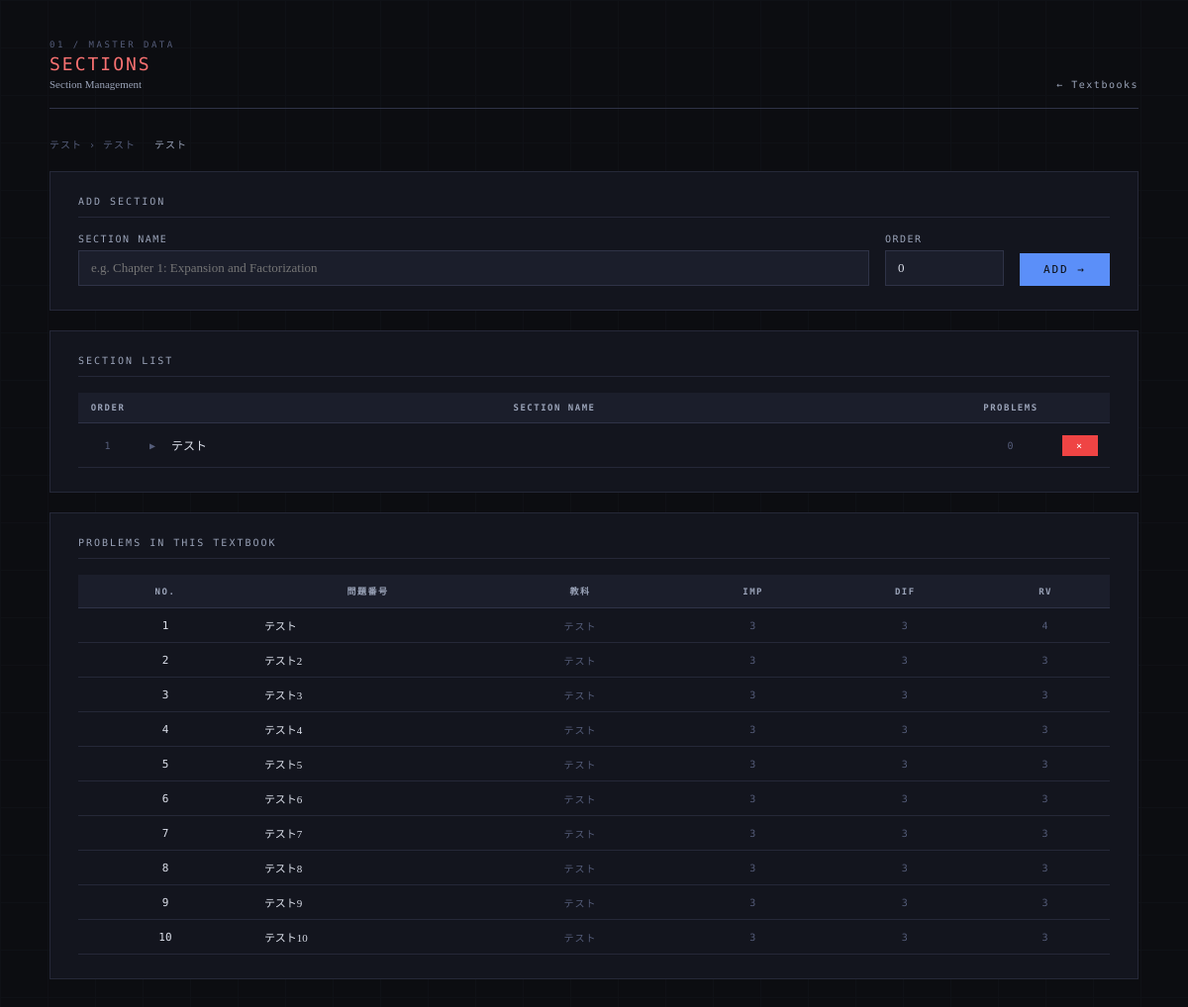
/textbooks/21/sections, run on an earlier commit of the app's database.
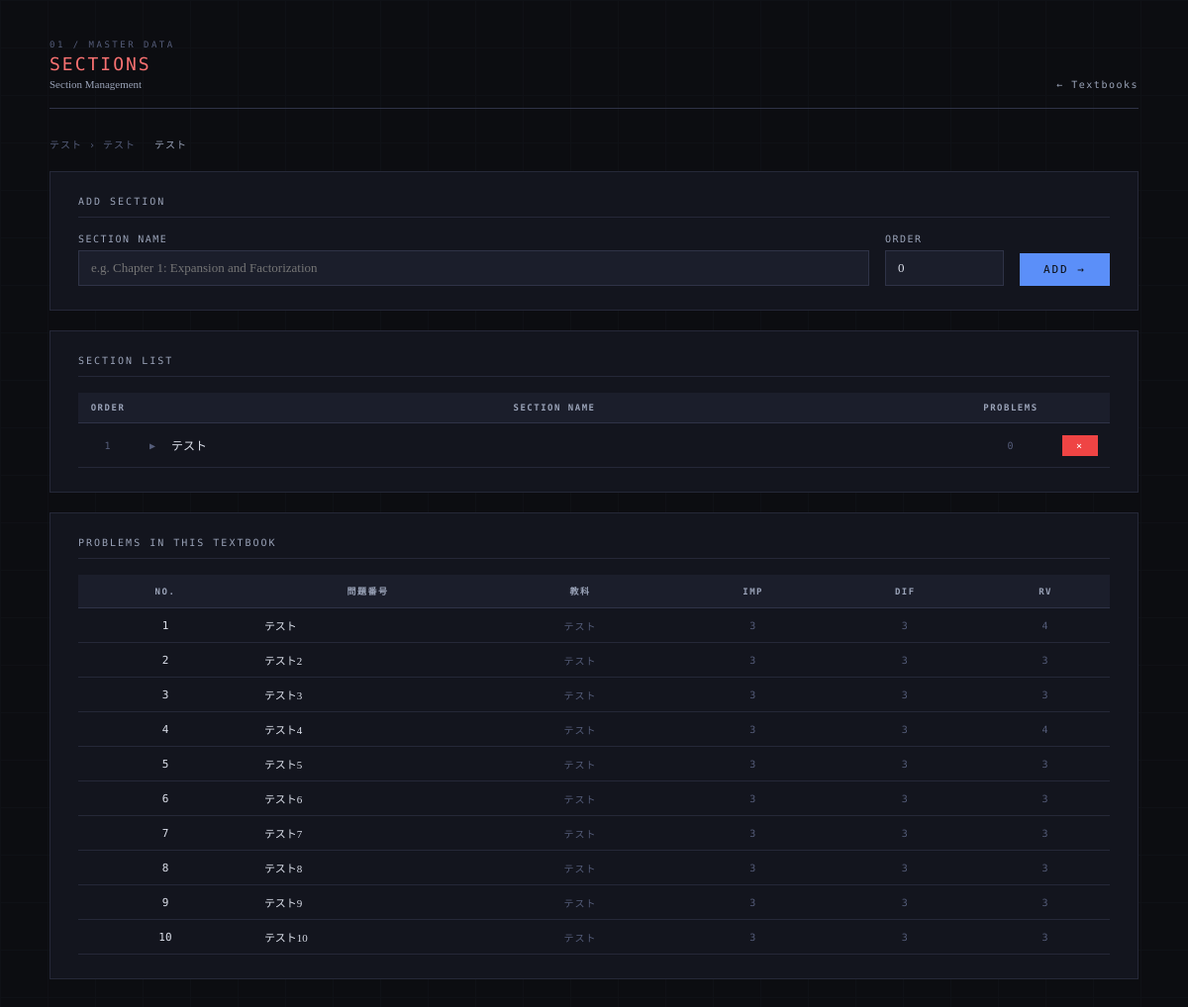
And on a later commit of the database.
### tables this page shows
CREATE TABLE problems (
            problem_id INTEGER PRIMARY KEY AUTOINCREMENT,
            subject TEXT NOT NULL,
            textbook TEXT NOT NULL,
            problem_number TEXT NOT NULL,
            importance TEXT NOT NULL,
            type TEXT NOT NULL
        , instruction TEXT, difficulty INTEGER DEFAULT 3, review_value INTEGER DEFAULT 3, estimated_minutes INTEGER DEFAULT 15, textbook_id INTEGER, section_id INTEGER, order_in_textbook INTEGER, total_minutes INTEGER DEFAULT NULL);

### app.py (the view, shortened to what this page needs)
@app.route("/textbooks/<int:textbook_id>/sections", methods=["GET", "POST"])
def textbook_sections(textbook_id):
    conn = get_connection()
    c = conn.cursor()
    c.execute("SELECT t.*, s.name as series_name FROM textbooks t LEFT JOIN series s ON t.series_id = s.series_id WHERE t.textbook_id=?", (textbook_id,))
    textbook = c.fetchone()
    if not textbook:
        conn.close()
        return "Textbook not found", 404
    c.execute("""
        SELECT s.*, COUNT(p.problem_id) as problem_count
        FROM textbook_sections s
        LEFT JOIN problems p ON s.section_id = p.section_id
        WHERE s.textbook_id=?
        GROUP BY s.section_id
        ORDER BY s.order_index, s.section_id
    """, (textbook_id,))
    sections = c.fetchall()
    c.execute("""
        SELECT problem_id, problem_number, subject,
               importance, difficulty, review_value, order_in_textbook
        FROM problems WHERE textbook_id=?
        ORDER BY order_in_textbook, problem_id
    """, (textbook_id,))
    problems = c.fetchall()
    conn.close()
    return render_template("sections.html",
                           textbook=textbook,
                           sections=sections,
                           problems=problems)

### database.py (called while the page is built)
def get_connection():
    conn = sqlite3.connect(DB_PATH)
    conn.row_factory = sqlite3.Row
    return conn

### templates/sections.html (shortened to what this page needs)
<!DOCTYPE html>
<html lang="ja">
<head>
</head>
<body>
<div class="container">
  <div class="page-header fade-in">
    <div>
      <div class="page-label">01 / Master Data</div>
      <div class="page-title">Sections</div>
      <div class="page-title-ja">Section Management</div>
    </div>
    <a class="page-header-back" href="/textbooks">Textbooks</a>
  </div>
  <div class="meta-text fade-in" style="margin-bottom:20px;">
    {{ textbook.series_name or '—' }} &rsaquo; {{ textbook.name }}
    <span style="margin-left:12px;color:var(--text-muted);">{{ textbook.subject }}</span>
  </div>
  <div class="card fade-in">
    <div class="card-title">Add Section</div>
    <form method="POST" style="display:flex;gap:16px;align-items:flex-end;">
      <div style="flex:1;">
        <label>Section Name</label>
        <input type="text" name="name" placeholder="e.g. Chapter 1: Expansion and Factorization" required>
      </div>
      <div style="width:120px;">
        <label>Order</label>
        <input type="number" name="order_index" value="0" min="0">
      </div>
      <button type="submit" class="btn btn-primary" style="margin-top:0;">Add →</button>
    </form>
  </div>
  <div class="card fade-in">
    <div class="card-title">Section List</div>
    <table class="data-table">
      <thead>
        <tr>
          <th style="width:60px;">Order</th>
          <th>Section Name</th>
          <th style="width:80px;">Problems</th>
          <th style="width:60px;"></th>
        </tr>
      </thead>
      <tbody>
      {% for s in sections %}
      <tr id="srow-{{ s.section_id }}">
        <td class="meta-text">{{ s.order_index }}</td>
        <td class="left">
          <button class="section-name-btn" type="button" data-sid="{{ s.section_id }}">
            <span class="chevron" id="chev-{{ s.section_id }}">▶</span>
            <span class="section-name-text">{{ s.name }}</span>
          </button>
        </td>
        <td class="meta-text">{{ s.problem_count }}</td>
        <td>
          <button class="btn btn-danger btn-sm del-btn" type="button" data-msg=
              'Delete section "{{ s.name }}"?\nProblems will be unlinked but not deleted.' data-action='/textbooks/sections/delete/{{ s.section_id }}'>×</button>
        </td>
      </tr>
      {% endfor %}
      </tbody>
    </table>
  </div>
  <div class="card fade-in">
    <div class="card-title">Problems in this Textbook</div>
    <div style="overflow-x:auto;">
    <table class="data-table" id="section-prob-table">
      <thead>
        <tr>
          <th>No.</th><th>問題番号</th><th>教科</th>
          <th>Imp</th><th>Dif</th><th>RV</th>
        </tr>
      </thead>
      <tbody>
      {% for p in problems %}
      <tr id="sp-{{ p.problem_id }}">
        <td class="editable-cell" data-problem="{{ p.problem_id }}"
          data-field="order_in_textbook">
          <span class="editable" ondblclick="startOrderEdit(this)"
            style="font-family:'DM Mono',monospace;font-size:11px;">
            {{ p.order_in_textbook or '—' }}
          </span>
        </td>
        <td class="left" style="font-size:11px;">{{ p.problem_number }}</td>
        <td class="meta-text">{{ p.subject }}</td>
        <td class="meta-text">{{ p.importance }}</td>
        <td class="meta-text">{{ p.difficulty }}</td>
        <td class="meta-text">{{ p.review_value }}</td>
      </tr>
      {% endfor %}
      </tbody>
    </table>
    </div>
  </div>
</div>
</body>
</html>

What changed in the data, as far as the page shows it:
changed problems "テスト4": review_value "3" → "4"
